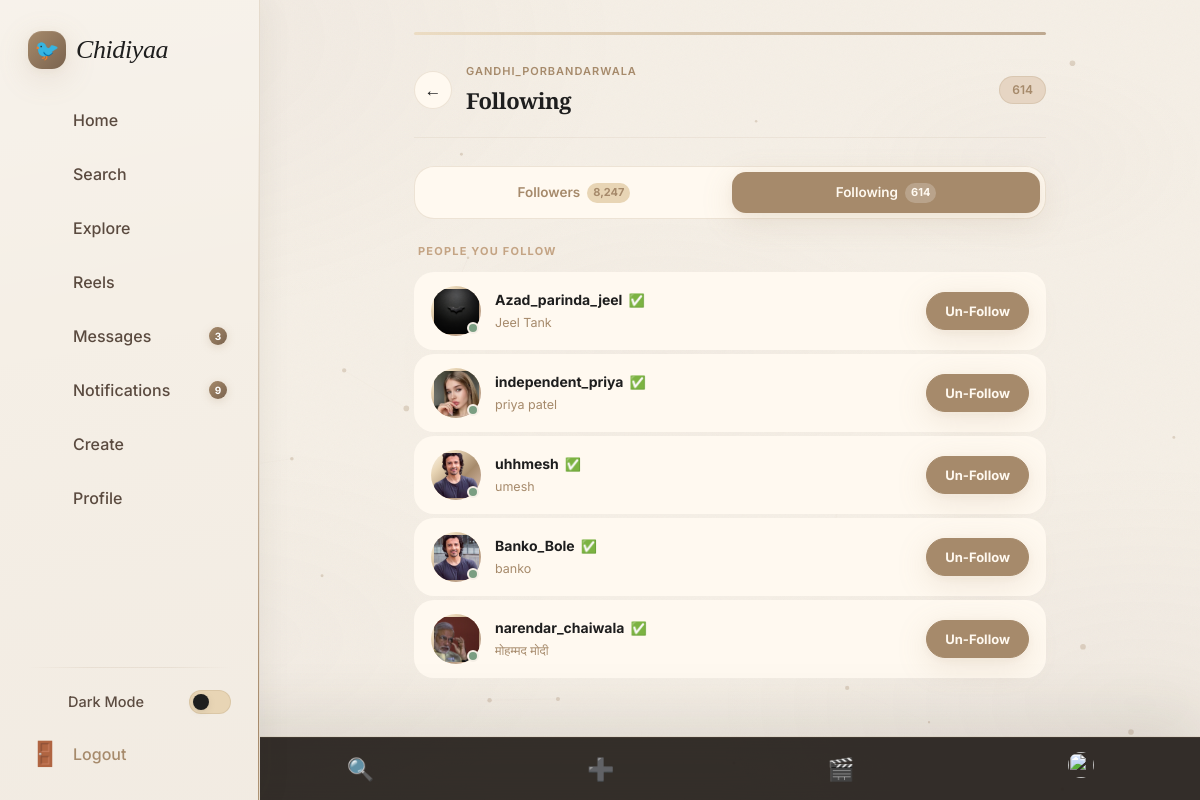
/user_following/11, run on the app's committed database.
### myapp/models.py (models this page shows)
class InstaUser(models.Model):
    GENDER_CHOICES = (
        ('male','Male'),
        ('female','Female'),
    )
    username = models.CharField(max_length=100,unique=True)
    email = models.EmailField(unique=True)
    password = models.CharField(max_length=100)
    profile_pic = models.ImageField(upload_to='profile_pics/', blank=True, null=True)
    gender = models.CharField(max_length=10,choices=GENDER_CHOICES,blank=True, null=True)
    name = models.CharField(max_length=100,blank=True, null=True)
    bio = models.TextField(blank=True, null=True)
    description = models.TextField(blank=True, null=True)
    link = models.URLField(blank=True, null=True)
    created_at = models.DateTimeField(auto_now_add=True)
    updated_at = models.DateTimeField(auto_now=True)
    otp = models.IntegerField(blank=True, null=True,default=1234)
    is_active = models.BooleanField(default=False)
    def __str__(self):
        return self.username

### myapp/views.py (the view)
# urls.py: path('user_following/<int:pk>', views.user_following, name='user_following'),
def user_following(request,pk):
    profile_user = InstaUser.objects.get(id=pk)
    users = InstaUser.objects.exclude(username = profile_user.username)
    user_following = FollowUsers.objects.filter(Following = pk ).values_list("Following_person_id",flat=True)
    print("==============>",profile_user,user_following)
    context = {'profile_user' : profile_user ,'user_following' : user_following,'users':users}
    return render(request,"myapp/user_following.html",context)

### myapp/templates/myapp/user_following.html (shortened to what this page needs)
{% load static %}
<html lang="en" data-theme="light">
<head>
    <link rel="stylesheet" href="{% static 'myapp/css/style.css' %}" />
    <link rel="stylesheet" href="{% static 'myapp/css/followers_following.css' %}" />
</head>
<body>
    <div class="app-shell">
        <aside class="sidebar">
            <a href="{% url 'index' %}" class="sidebar-brand">
                <div class="sidebar-brand-icon">🐦</div><span class="sidebar-brand-name">Chidiyaa</span>
            </a>
            <nav class="sidebar-nav">
                <a href="{% url 'index' %}" class="nav-link"><i class="ph ph-house nav-icon"></i><span>Home</span></a>
                <a href="{% url 'search' %}" class="nav-link"><i
                        class="ph ph-magnifying-glass nav-icon"></i><span>Search</span></a>
                <a href="{% url 'search' %}" class="nav-link"><i
                        class="ph ph-compass nav-icon"></i><span>Explore</span></a>
                <a href="{% url 'reels' %}" class="nav-link"><i
                        class="ph ph-video-camera nav-icon"></i><span>Reels</span></a>
                <a href="{% url 'messages' %}" class="nav-link"><i
                        class="ph ph-chat-circle nav-icon"></i><span>Messages</span><span class="nav-badge">3</span></a>
                <a href="{% url 'notifications' %}" class="nav-link"><i
                        class="ph ph-bell nav-icon"></i><span>Notifications</span><span class="nav-badge">9</span></a>
                <a href="{% url 'create' %}" class="nav-link"><i
                        class="ph ph-plus-circle nav-icon"></i><span>Create</span></a>
                <a href="{% url 'profile' %}" class="nav-link"><i
                        class="ph ph-user nav-icon"></i><span>Profile</span></a>
            </nav>
            <div class="sidebar-footer">
                <div class="sidebar-divider"></div>
                <div class="dark-toggle-row"><i class="ph ph-moon nav-icon"></i><span>Dark Mode</span><span
                        class="toggle-pill"></span></div>
                <a href="{% url 'login' %}" class="nav-link" style="color:var(--text-3)"><span
                        class="nav-icon">🚪</span><span>Logout</span></a>
            </div>
        </aside>
        <main class="page-content">
            <div class="follow-page">
                <div class="follow-accent-bar"></div>
                <div class="follow-page-header">
                    <a href="{% url 'profile' %}" class="follow-back-btn">←</a>
                    <div class="follow-page-title-wrap">
                        <div class="follow-page-username">{{ profile_user.username }}</div>
                        <h1 class="follow-page-title">Following</h1>
                    </div>
                    <span class="follow-page-count">614</span>
                </div>
                <div class="follow-tabs">
                    <a href="{% url 'user_followers' pk=profile_user.id %}" class="follow-tab">
                        Followers <span class="tab-count">8,247</span>
                    </a>
                    <a href="{% url 'user_following' pk=profile_user.id%}" class="follow-tab active">
                        Following <span class="tab-count">614</span>
                    </a>
                </div>
                <div class="follow-section-label">People you follow</div>
                <div class="follow-list">
                    {% for user in users %}
                    {% if user.id in user_following %}
                    <div class="follow-item">
                        <div class="follow-ava-wrap has-story">
                            <div class="follow-ava">
                                <img src="{{user.profile_pic.url}}" alt="{{user.username}}" />
                            </div>
                            <div class="follow-online-dot"></div>
                        </div>
                        <div class="follow-info">
                            <div class="follow-name-row">
                                <span class="follow-username">{{user.username}}</span>
                                <span class="follow-verified">✅</span>
                            </div>
                            <div class="follow-fullname">{{user.name}}</div>
                        </div>
                        <div class="follow-actions">
                            <a href="{% url 'follow_unfollow' pk=user.id %}" class="btn-follow-off">
                                Un-Follow
                            </a>
                        </div>
                    </div>
                    {% endif %}
                {% endfor %}
                </div>
            </div>
        </main>
    </div>
    <nav class="mobile-bottomnav" style="display:flex">
        <a href="{% url 'index' %}" class="mobile-nav-item">🏠</a>
        <a href="{% url 'search' %}" class="mobile-nav-item">🔍</a>
        <a href="{% url 'create' %}" class="mobile-nav-item">➕</a>
        <a href="{% url 'reels' %}" class="mobile-nav-item">🎬</a>
        <a href="{% url 'profile' %}" class="mobile-nav-item active">
            <img src="{{ uid.profile_pic.url }}" style="width:26px;height:26px;border-radius:50%;object-fit:cover;"
                alt="" />
        </a>
    </nav>
</body>
</html>

### data on the page
InstaUser: username "GANDHI_PORBANDARWALA"
InstaUser: profile_pic (picture), username "Azad_parinda_jeel", name "Jeel Tank"
InstaUser: profile_pic (picture), username "independent_priya", name "priya patel"
InstaUser: profile_pic (picture), username "uhhmesh", name "umesh"
InstaUser: profile_pic (picture), username "Banko_Bole", name "banko"
InstaUser: profile_pic (picture), username "narendar_chaiwala", name "मोहम्मद मोदी"
